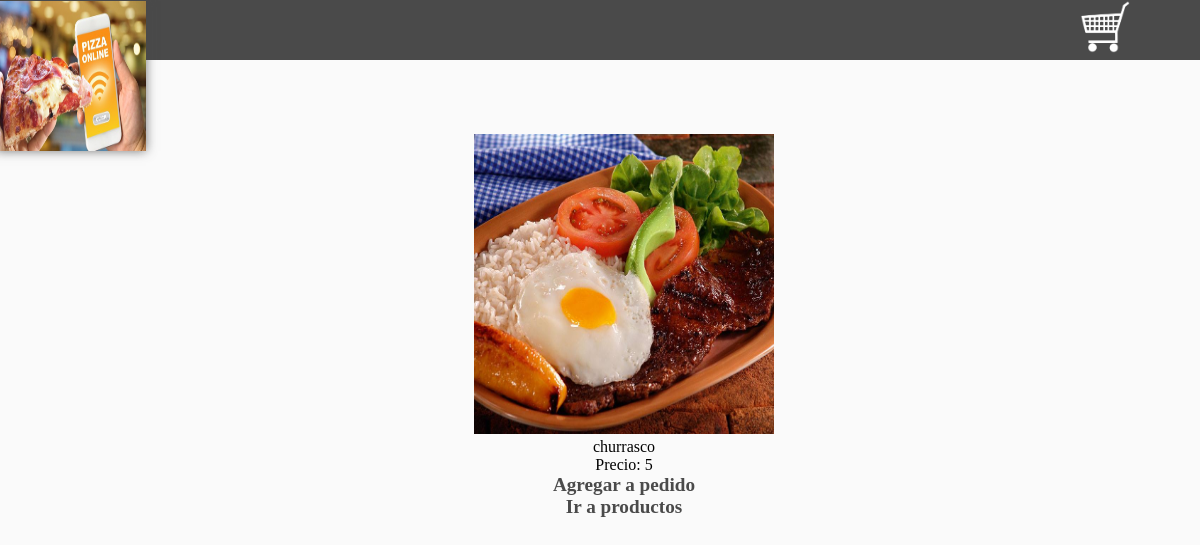
The page /ProyectoHypermedial/detalles.php?id=4 (signed in) on the database its author committed.
### tables this page shows
CREATE TABLE `producto` (
  `id` int(11) NOT NULL,
  `nombre` text NOT NULL,
  `imagen` text NOT NULL,
  `descripcion` text,
  `precio` decimal(10,0) NOT NULL,
  `Categoria_idCategoria` int(11) NOT NULL
);

### ProyectoHypermedial/detalles.php (the view, shortened to what this page needs)
<!DOCTYPE html>
<html lang="es">
<head>
	<link rel="stylesheet" type="text/css" href="./css/estilos.css">
</head>
<body>
	<header>
		<img src="imagenes/logo.png" id="logo">
		<a href="./carritodecompras.php" title="ver carrito de compras">
			<img src="./imagenes/carrito.png">
		</a>
	</header>
	<section>
	<?php
		include 'conexion.php';
		$id=$_GET['id'];
		 $sql = "SELECT `nombre`,`imagen`,`precio` FROM `producto` WHERE id= ".$id." ;";
       $result = $conn->query($sql);
		while ($f=mysqli_fetch_array($result)) {
		?>
			<center>
				<img src="./productos/<?php echo $f['imagen'];?>" style="width:300px;height:300px"/><br>
				<span><?php echo $f['nombre'];?></span><br>
				<span>Precio: <?php echo $f['precio'];?></span><br>
				<a href="./guardarPed.php?id=<?php  echo $id;?>">Agregar a pedido</a>
				<br/>
				<a href="./menu.php">Ir a productos</a>
			</center>
	<?php
		}
	?>

### ProyectoHypermedial/css/estilos.css (style rules this page uses)
html { padding: 0px; margin: 0px; }
body { background-color: #fafafa; padding: 0px; margin: 0px; }
header { width: 100%; height: 60px; background-color: #4a4a4a; color:white; }
a { color: #4a4a4a; font-weight: bolder; font-size: 1.2rem; text-decoration: none; }
header a { width: 50px; left: 90%; display: inline-block; vertical-align: top; position: fixed; z-index: 2; background-color: #4a4a4a; }
header a img { width: 100%; }
section { width: 80%; min-height: 500px; padding: 2%; margin:0 auto; margin-left: 10%; margin-top: 50px; }
#logo { width: 150px; height: 150px; display: inline-block; vertical-align: top; position: absolute; z-index: 2; left: -4px; -webkit-box-shadow: 0px 0px 10px rgba(74, 74, 74, 0.75); -moz-box-shadow: 0px 0px 10px rgba(74, 74, 74, 0.75); box-shadow: 0px 0px 10px rgba(74, 74, 74, 0.75); top: 1px; }

### rows shown on the page
producto: imagen (picture), nombre "churrasco", precio "5"
